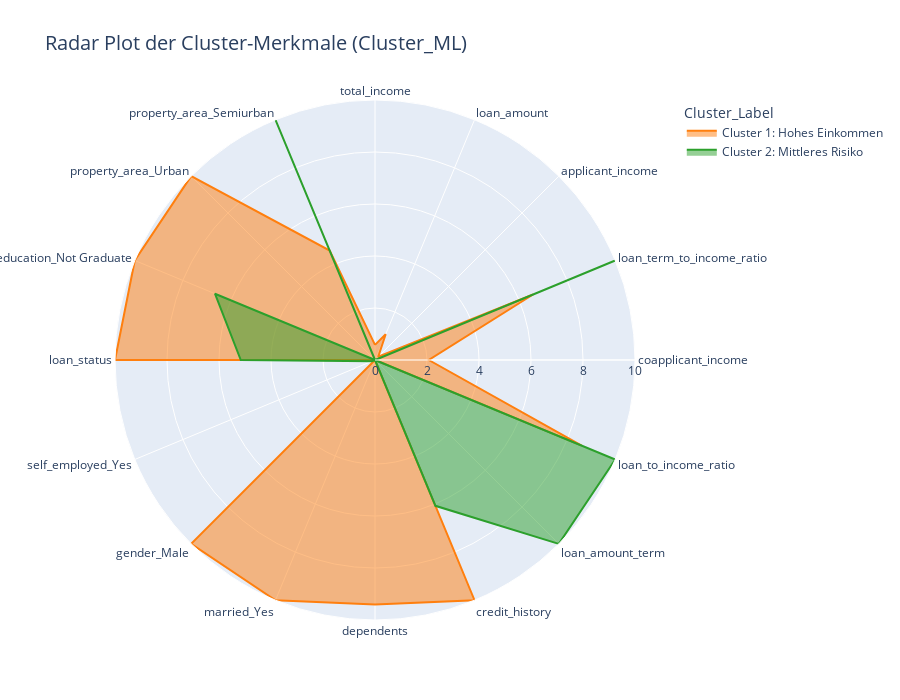

Notebook source saved alongside this figure:
### Markdown cell above
###  Die Merkmale im Radar Plot, die direkt das Risiko beeinflussen:

credit_history (Kredit-Historie): Ein hoher Wert (weit außen, nahe 10) bedeutet eine gute Historie, d.h. niedriges Risiko.

loan_to_income_ratio (Kredit-Einkommen-Verhältnis): Ein hoher Wert (weit außen) bedeutet, der Kredit ist im Verhältnis zum Einkommen sehr hoch, d.h. hohes Risiko.

### Code cell
# Polar Plot erstellen mit sortierung der darstellung 
import plotly.graph_objects as go
import pandas as pd
import numpy as np
from sklearn.preprocessing import MinMaxScaler
import matplotlib.pyplot as plt
import seaborn as sns
import plotly.express as px
from IPython.display import display
import warnings
warnings.filterwarnings('ignore', category=FutureWarning)
warnings.filterwarnings('ignore', category=UserWarning)

# I. DATENVORBEREITUNG FÜR ANALYSE (Minimal)
df_ML = df_customer_data.copy()

# 1. Sicherstellen, dass Cluster_ML als Integer vorliegt (für Mittelwertberechnung)
if 'Cluster_ML' in df_ML.columns:
    try:
        df_ML['Cluster_ML'] = df_ML['Cluster_ML'].astype(int)
    except:
        print("WARNUNG: 'Cluster_ML' konnte nicht in Integer konvertiert werden. Überprüfen Sie die Daten.")
else:
    print("FEHLER: 'Cluster_ML' Spalte nicht im DataFrame gefunden. Analyse nicht möglich.")

# 2. Feature Engineering (muss nur dann laufen, wenn diese Features nicht existieren)
if 'applicant_income' in df_ML.columns and 'coapplicant_income' in df_ML.columns and 'total_income' not in df_ML.columns:
    df_ML['total_income'] = df_ML['applicant_income'] + df_ML['coapplicant_income']
    if 'loan_amount' in df_ML.columns:
        df_ML['loan_to_income_ratio'] = df_ML['loan_amount'] / np.where(df_ML['total_income'] == 0, np.nan, df_ML['total_income'])
    
    # Imputation der erstellten NaN-Werte (optional, aber empfohlen für Mittelwerte)
    if 'loan_to_income_ratio' in df_ML.columns:
        df_ML['loan_to_income_ratio'].fillna(df_ML['loan_to_income_ratio'].median(), inplace=True)

# II. CLUSTER-ANALYSE UND VISUALISIERUNG
COLOR_MAP_CLUSTER_HEX = {
    0: '#1f77b4',   # Blau
    1: '#ff7f0e',   # Orange
    2: '#2ca02c',   # Grün
    3: '#d62728',   # Rot
}

# Farb-Map für Plotly (RGB-Strings)
COLOR_MAP_CLUSTER_PLOTLY = {
    0: 'rgb(31, 119, 180)',   
    1: 'rgb(255, 127, 14)',   
    2: 'rgb(44, 160, 44)',    
    3: 'rgb(214, 39, 40)',    
}

# String-basierte Map FÜR SEABORN (Hex-Codes)
COLOR_DISCRETE_MAP_SEABORN = {str(k): v for k, v in COLOR_MAP_CLUSTER_HEX.items()}

# Manuelle Zuweisung von Cluster_ML-Labels (passen Sie diese an Ihre Daten an)
cluster_to_label_map = {
    0: 'Cluster 0: Niedriges Einkommen',
    1: 'Cluster 1: Hohes Einkommen',
    2: 'Cluster 2: Mittleres Risiko'
}
# Radarplot-Funktion
def erstelle_cluster_radar_plot(df_raw, grouping_col_name, exclude_cols, r_label, title_format):
    df_processed = df_raw.copy()
    
    # Filtern aller numerischen Spalten, die nicht ausgeschlossen sind
    metric_cols = [
        c for c in df_processed.columns 
        if c not in exclude_cols and pd.api.types.is_numeric_dtype(df_processed[c]) and c != grouping_col_name
    ]
    
    grouped_means = df_processed.groupby(grouping_col_name)[metric_cols].mean()

    # 1. Logische Gruppierung der Metriken
    financial_metrics = [c for c in metric_cols if any(word in c.lower() for word in ['income', 'loan_amount', 'term', 'ratio'])]
    risk_metrics = [c for c in metric_cols if 'credit_history' in c.lower()]
    demographic_metrics = [c for c in metric_cols if c not in financial_metrics and c not in risk_metrics]
    
    # 2. Sortierung INNERHALB der Gruppen nach Variabilität
    def sort_metrics_by_variance(metrics):
        if not metrics: return []
        std_devs = grouped_means[metrics].std(axis=0).sort_values(ascending=False)
        return std_devs.index.tolist()

    # Erstelle die finale, geordnete Liste der Metriken
    sorted_metrics = (
        sort_metrics_by_variance(financial_metrics) + 
        sort_metrics_by_variance(risk_metrics) +
        sort_metrics_by_variance(demographic_metrics)
    )
    
    grouped_means = grouped_means[sorted_metrics]

    # Skalierung auf 0–10 für den Plot (MinMaxScaler auf Cluster-Mittelwerten)
    scaler = MinMaxScaler()
    df_normalized = pd.DataFrame(
        scaler.fit_transform(grouped_means),
        index=grouped_means.index,
        columns=grouped_means.columns
    ) * 10
    df_normalized[grouping_col_name] = df_normalized.index

    # Long-Format für Plotly
    df_plot = df_normalized.melt(
        id_vars=grouping_col_name,
        var_name="Metrik",
        value_name=r_label
    )
    df_plot['Cluster_Label'] = df_plot[grouping_col_name].map(cluster_to_label_map)
    
    # Radarplot
    fig = px.line_polar(
        df_plot,
        r=r_label,
        theta="Metrik",
        color="Cluster_Label", 
        line_close=True,
        title=title_format.format(group_col=grouping_col_name),
        color_discrete_map={cluster_to_label_map[k]: COLOR_MAP_CLUSTER_PLOTLY[k] for k in cluster_to_label_map if k in df_processed[grouping_col_name].unique()}
    )
    fig.update_traces(fill="toself")
    fig.update_layout(
        polar=dict(radialaxis=dict(visible=True, range=[0, 10])),
        height=700,
        title_font_size=20
    )
    display(fig)

df_final = df_ML.copy()
df_final["Cluster_ML_str"] = df_final["Cluster_ML"].astype(str) 
cluster_to_label_map_str = {str(k): v for k, v in cluster_to_label_map.items()}
df_final["cluster_label"] = df_final["Cluster_ML_str"].map(cluster_to_label_map_str)


# STATISTISCHE ZUORDNUNGSTABELLE (Mittelwerte pro Cluster - UNISKALIERT)
numerical_features_unscaled = [col for col in df_ML.columns if pd.api.types.is_numeric_dtype(df_ML[col]) and col not in ['Cluster_ML'] and not col.startswith('is_na_')]

cluster_profiling = df_ML.groupby("Cluster_ML")[numerical_features_unscaled].mean().reset_index()
cluster_profiling["cluster_label"] = cluster_profiling["Cluster_ML"].map(cluster_to_label_map)

print("!!! STATISTISCHE ZUORDNUNGSTABELLE (Mittelwerte pro Cluster - unskaliert) !!!")
cluster_profiling = cluster_profiling[['cluster_label'] + [col for col in cluster_profiling.columns if col not in ['Cluster_ML', 'cluster_label']]]
print(cluster_profiling.to_string(index=False, float_format="%.2f"))


# KORRIGIERTER RADARPLOT
plt.figure(figsize=(4, 3))
erstelle_cluster_radar_plot(
    df_raw=df_ML,
    grouping_col_name="Cluster_ML",
    exclude_cols=["loan_id", "cluster_label"] + [c for c in df_ML.columns if c.endswith(('_yes', '_graduate', '_semiurban'))], 
    r_label="Wert (0-10)",
    title_format="Radar Plot der Cluster-Merkmale ({group_col})"
)


# KORRIGIERTER COUNTPLOT FÜR DIE GRÖSSE DER CLUSTER
plt.figure(figsize=(4, 3))
sns.countplot(
    x='Cluster_ML_str', 
    data=df_final, 
    palette=COLOR_DISCRETE_MAP_SEABORN,
    order=sorted(df_final['Cluster_ML_str'].unique()) 
)
plt.title('Größe der Cluster')
plt.xlabel('Cluster (ID)')
plt.ylabel('Anzahl der Beobachtungen')
plt.show()

print('\nFinale Datenform von df_ML (für Weiterverarbeitung):')
print(df_ML[['loan_id', 'Cluster_ML']].head())

### Figure 1 — Plotly figure (JSON) as saved in the notebook; plotly's stock layout.template omitted (floating-point values rounded to 4 significant figures)
{"data": [{"fill": "toself", "hovertemplate": "Cluster_Label=Cluster 1: Hohes Einkommen<br>Wert (0-10)=%{r}<br>Metrik=%{theta}<extra></extra>", "legendgroup": "Cluster 1: Hohes Einkommen", "line": {"color": "rgb(255, 127, 14)", "dash": "solid"}, "marker": {"symbol": "circle"}, "mode": "lines", "name": "Cluster 1: Hohes Einkommen", "r": [0.5804, 1.073, 0.1768, 6.581, 2.071, 8.605, 0.0, 10.0, 9.408, 10.0, 10.0, 0.0, 10.0, 10.0, 10.0, 4.556, 0.5804], "showlegend": true, "subplot": "polar", "theta": ["total_income", "loan_amount", "applicant_income", "loan_term_to_income_ratio", "coapplicant_income", "loan_to_income_ratio", "loan_amount_term", "credit_history", "dependents", "married_Yes", "gender_Male", "self_employed_Yes", "loan_status", "education_Not Graduate", "property_area_Urban", "property_area_Semiurban", "total_income"], "type": "scatterpolar"}, {"fill": "toself", "hovertemplate": "Cluster_Label=Cluster 2: Mittleres Risiko<br>Wert (0-10)=%{r}<br>Metrik=%{theta}<extra></extra>", "legendgroup": "Cluster 2: Mittleres Risiko", "line": {"color": "rgb(44, 160, 44)", "dash": "solid"}, "marker": {"symbol": "circle"}, "mode": "lines", "name": "Cluster 2: Mittleres Risiko", "r": [0.0, 0.0, 0.0, 10.0, 0.0, 10.0, 10.0, 6.07, 0.0, 0.0, 0.0, 0.1276, 5.162, 6.663, 0.0, 10.0, 0.0], "showlegend": true, "subplot": "polar", "theta": ["total_income", "loan_amount", "applicant_income", "loan_term_to_income_ratio", "coapplicant_income", "loan_to_income_ratio", "loan_amount_term", "credit_history", "dependents", "married_Yes", "gender_Male", "self_employed_Yes", "loan_status", "education_Not Graduate", "property_area_Urban", "property_area_Semiurban", "total_income"], "type": "scatterpolar"}], "layout": {"height": 700, "legend": {"title": {"text": "Cluster_Label"}, "tracegroupgap": 0}, "polar": {"angularaxis": {"direction": "clockwise", "rotation": 90}, "domain": {"x": [0, 1], "y": [0, 1]}, "radialaxis": {"range": [0, 10], "visible": true}}, "title": {"font": {"size": 20}, "text": "Radar Plot der Cluster-Merkmale (Cluster_ML)"}}}
